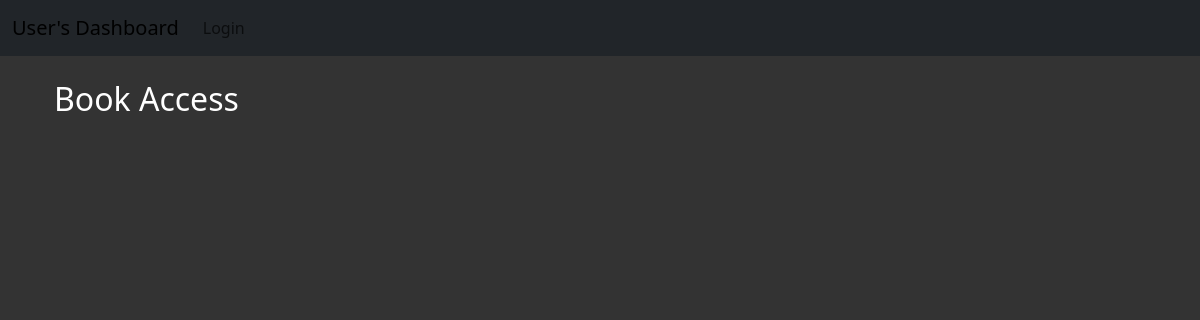
Before: /owned_books/3 with the older database file.
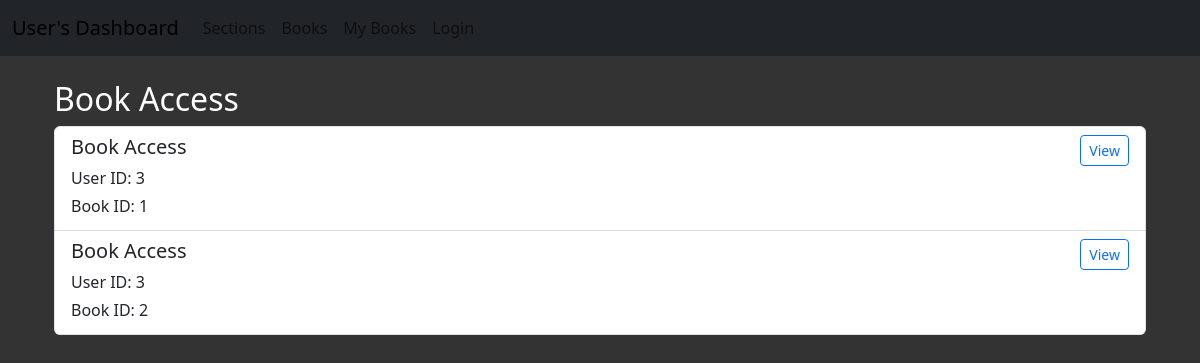
After: the same page with the newer database file.
### model.py (models this page shows)
class BookAccess(db.Model):
    __tablename__ = 'bookaccess'
    __table_args__ = {'extend_existing': True}
    id = db.Column(db.Integer, primary_key=True)
    user_id = db.Column(db.Integer, db.ForeignKey('user.id'), nullable=False)
    book_id = db.Column(db.Integer, db.ForeignKey('book.id'), nullable=False)
    issue_date = db.Column(db.DateTime, nullable=True, default=datetime.utcnow)

### routes.py (the view)
@app.route('/owned_books/<int:user_id>')
def owned_books(user_id):
    access = BookAccess.query.filter_by(user_id=user_id).all()
    user = User.query.filter_by(id=user_id).first()
    return render_template('owned_books.html', access=access, user=user)

### templates/owned_books.html
{% extends 'base_user.html' %}
{% block content %}
<div class="container">
    <h2>Book Access</h2>
    <div class="list-group">
        {% for acc in access %}
        <div class="list-group-item list-group-item-action">
            <div class="d-flex w-100 justify-content-between">
                <h5 class="mb-1">Book Access</h5>
                <div class="btn-group">
                    <a href="{{ url_for('book_details', book_id=acc.book_id) }}" class="btn btn-outline-primary btn-sm">View</a>
                </div>
            </div>
            <p class="mb-1">User ID: {{ acc.user_id }}</p>
            <p class="mb-1">Book ID: {{ acc.book_id }}</p>
        </div>
        {% endfor %}
    </div>
</div>
{% endblock %}

### templates/base_user.html (shortened to what this page needs)
<!DOCTYPE html>
<html lang="en">
<head>
    <link href="https://cdn.jsdelivr.net/npm/bootstrap@5.3.3/dist/css/bootstrap.min.css" rel="stylesheet">
</head>
<body>
{% include 'navbar_user.html' %}
<br/>
<div class="container">
    {% block content %}
    {% endblock %}
</div>
</body>
</html>

### templates/navbar_user.html (shortened to what this page needs)
<nav class="navbar navbar-expand-lg bg-dark">
  <div class="container-fluid">
    <a class="navbar-brand">User's Dashboard</a>
    <div class="collapse navbar-collapse" id="navbarSupportedContent">
      <ul class="navbar-nav me-auto mb-2 mb-lg-0">
        {% if user %}
        <li class="nav-item">
          <a class="nav-link" href="{{ url_for('user_sections',user_id = user.id)}}">Sections</a>
        </li>
        <li class="nav-item">
          <a class="nav-link" href="{{ url_for('all_books',user_id = user.id)}}">Books</a>
        </li>
        <li class="nav-item">
          <a class="nav-link" href="{{ url_for('owned_books',user_id = user.id)}}">My Books</a>
        </li>
        {% endif %}
        <li class="nav-item">
          <a class="nav-link" href="{{ url_for('login')}}">Login</a>
        </li>
      </ul>
    </div>
  </div>
</nav>

### templates/base_user.html (style rules this page uses)
body { background-color: #333; color: white; }

Changed rows visible on the page:
added BookAccess: user_id "3", book_id "1"
added BookAccess: user_id "3", book_id "2"
Other visible differences:
text now shown: "Sections Books My Books"
